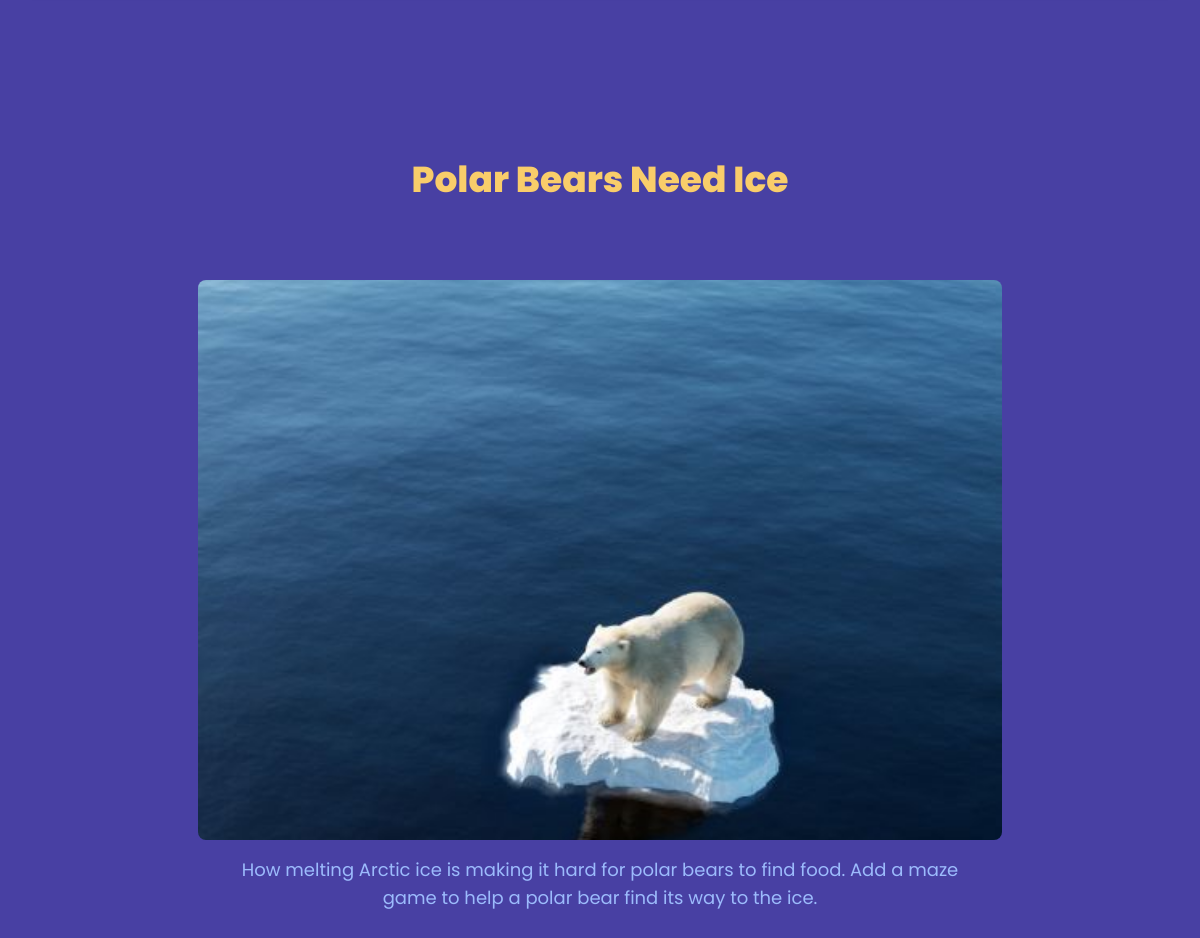
The page /articles/animals-and-climate-change/subtopics/3/ on the database as committed earlier.
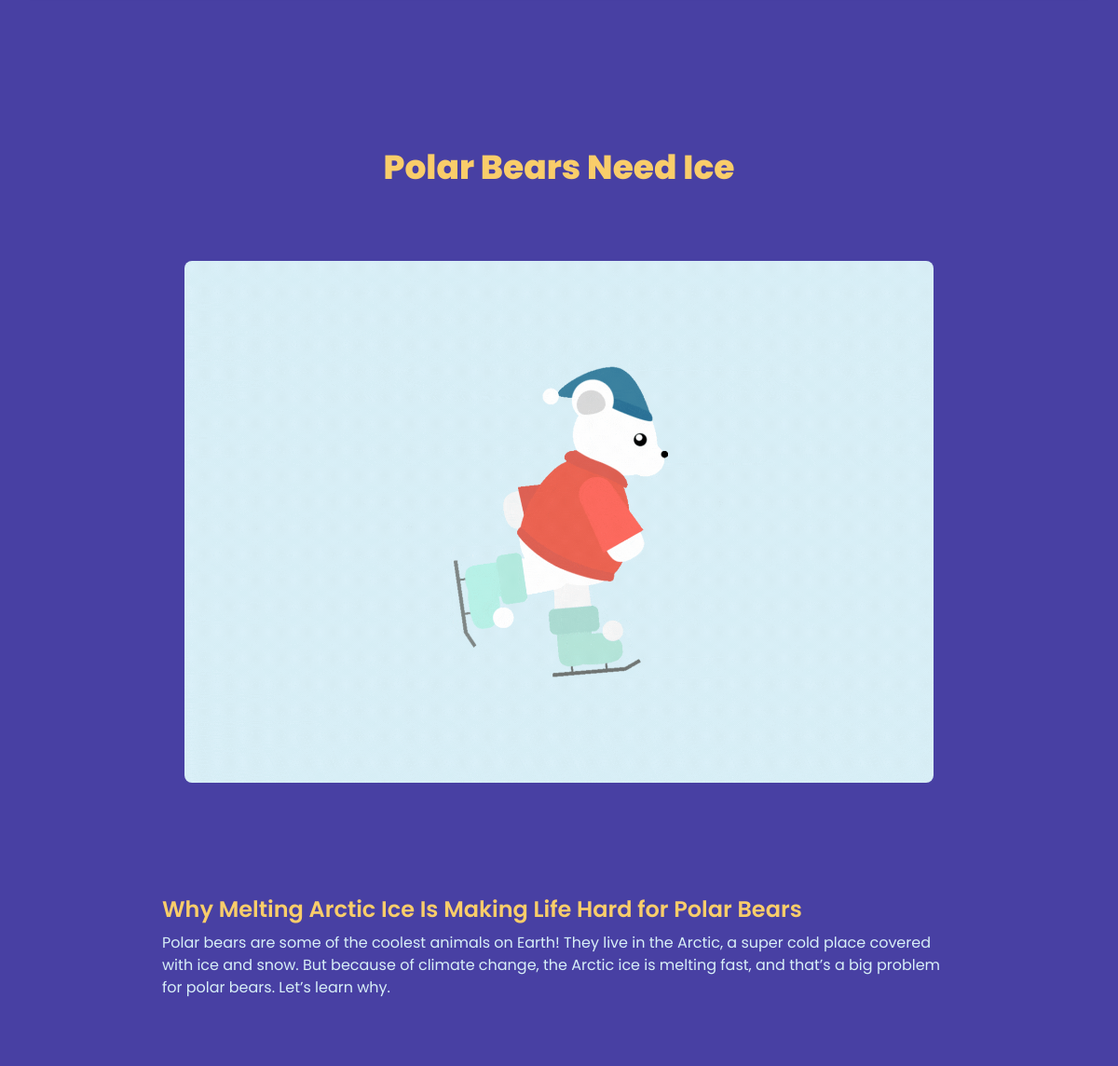
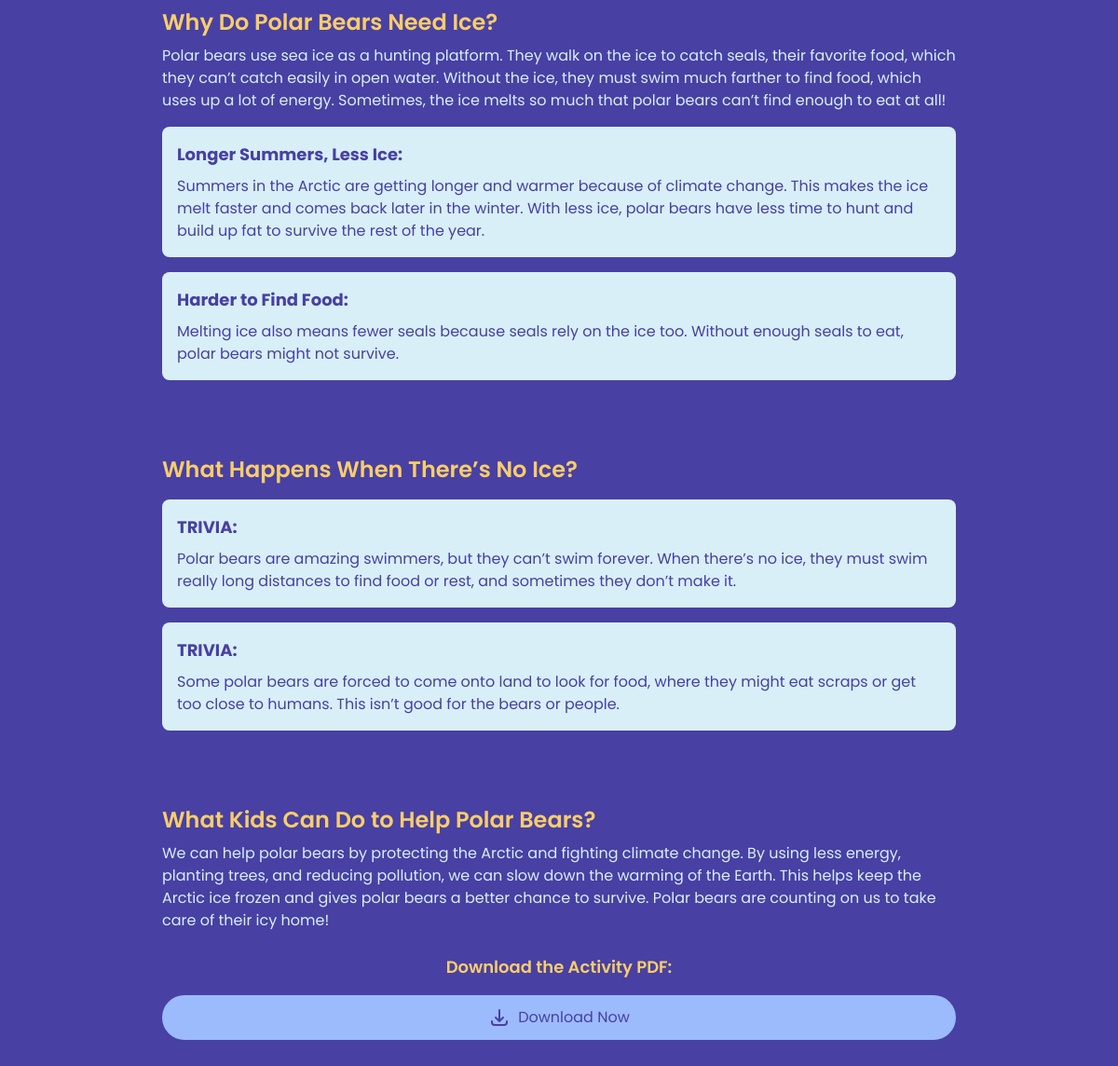
The same page on the database as committed later (2 pictures, top to bottom).
### myapp/models.py (models this page shows, shortened)
class Subtopic(models.Model):
    article = models.ForeignKey(Article, on_delete=models.CASCADE, related_name='subtopics')
    title = models.CharField(max_length=255)
    description = models.TextField(blank=True, null=True)
    image = models.ImageField(upload_to='subtopics/images/', blank=True, null=True)  # Add image field

class Activity(models.Model):
    subtopic = models.ForeignKey(Subtopic, on_delete=models.CASCADE, related_name='activities')
    title = models.CharField(max_length=255)
    description = models.TextField(blank=True, null=True)

class ActivityContent(models.Model):
    ACTIVITY_TYPES = [
        ('game', 'Game'),
        ('quiz', 'Quiz'),
        ('discussion', 'Discussion'),
    ]
    activity = models.ForeignKey(Activity, on_delete=models.CASCADE, related_name='contents')
    activity_type = models.CharField(max_length=50, choices=ACTIVITY_TYPES, default='game')
    title = models.CharField(max_length=255)
    content = RichTextField()
    image = models.ImageField(upload_to='activities/images/', blank=True, null=True)

### myapp/views.py (the view)
def subtopic_detail(request, article_slug, subtopic_id):
    article = get_object_or_404(Article, slug=article_slug)
    subtopic = get_object_or_404(Subtopic, id=subtopic_id, article=article)
    activities = subtopic.activities.all()
    return render(request, 'subtopic_detail.html', {
        'article': article,
        'subtopic': subtopic,
        'activities': activities
    })

### myapp/templates/subtopic_detail.html
{% extends 'base.html' %} {% block content %}
<div class="flex flex-col items-center py-10 md:py-20">
  <section class="w-full h-full flex flex-col items-center justify-center">
    <h2
      class="text-3xl sm:text-4xl font-extrabold text-[#F9CD6A] pt-20 mb-8 text-center"
    >
      {{ subtopic.title }}
    </h2>
    <div
      class="flex flex-col items-center justify-center w-full md:w-3/4 md:p-8"
    >
      <div class="rounded-md p-4">
        <img
          src="{{ subtopic.image.url }}"
          alt="{{ subtopic.title }}"
          class="w-full h-[35rem] object-cover rounded-lg"
        />
        <p class="text-lg text-center text-[#9CBBFC] mt-4 px-4">
          {{ subtopic.description }}
        </p>
      </div>
    </div>
    {% for activity in activities %}
    <div class="mt-8 p-6 w-full md:w-3/4">
      <h3 class="text-2xl font-semibold text-[#F9CD6A]">
        {{ activity.title }}
      </h3>
      <p class="text-[#D8EFF7] mt-2">{{ activity.description }}</p>
      {% for content in activity.contents.all %}
      <div class="content-block mt-4 p-4 bg-[#D8EFF7] rounded-lg">
        <p class="text-lg font-bold text-[#4840A3]">{{ content.title }}</p>
        <div class="mt-2 text-[#4840A3]">
          {% if content.activity_type == 'game' %}
          <div class="game-content">{{ content.content|safe }}</div>
          {% else %}
          <div>{{ content.content|safe }}</div>
          {% endif %}
        </div>
      </div>
      {% endfor %}
      {% if activity.pdfs.exists %}
      <div class="mt-6 text-center">
        <p class="text-lg font-semibold text-[#F9CD6A] mb-4">
          Download the Activity PDF:
        </p>
        <a
          href="{{ activity.pdfs.first.pdf_file.url }}"
          class="inline-block bg-[#9CBBFC] text-[#4840A3] py-3 px-6 rounded-full hover:bg-[#F9CD6A] hover:text-[#4840A3] transition duration-300 flex items-center justify-center transform hover:scale-100"
        >
          <svg
            xmlns="http://www.w3.org/2000/svg"
            class="h-6 w-6 mr-2"
            fill="none"
            viewBox="0 0 24 24"
            stroke="currentColor"
          >
            <path
              stroke-linecap="round"
              stroke-linejoin="round"
              stroke-width="2"
              d="M4 16v1a3 3 0 003 3h10a3 3 0 003-3v-1m-4-4l-4 4m0 0l-4-4m4 4V4"
            />
          </svg>
          Download Now
        </a>
      </div>
      {% endif %}
    </div>
    {% endfor %}
  </section>
</div>
{% endblock %}

Rows that differ between the two databases and show on the page:
changed Subtopic "Polar Bears Need Ice": image: a different picture; description "How melting Arctic ice is making it hard for polar bears to find food. Add a maze game to help a polar bear find its way to the ice." → (not shown)
added Activity: title "Why Melting Arctic Ice Is Making Life Hard for Polar Bears", description "Polar bears are some of the coolest animals on Earth! They live in the Arctic, a super cold place covered with ice and snow. But because of climate change, the Arctic ice is melting fast, and that’s a big problem for polar bears. Let’s learn why."
added Activity: title "Why Do Polar Bears Need Ice?", description "Polar bears use sea ice as a hunting platform. They walk on the ice to catch seals, their favorite food, which they can’t catch easily in open water. Without the ice, they must swim much farther to find food, which uses up a lot of energy. Sometimes, the ice melts so much that polar bears can’t find enough to eat at all!"
added ActivityContent: title "Longer Summers, Less Ice:", content "Summers in the Arctic are getting longer and warmer because of climate change. This makes the ice melt faster and comes back later in the winter. With less ice, polar bears have less time to hunt and build up fat to survive the rest of the year.", shown under "Why Do Polar Bears Need Ice?"
added ActivityContent: title "Harder to Find Food:", content "Melting ice also means fewer seals because seals rely on the ice too. Without enough seals to eat, polar bears might not survive.", shown under "Why Do Polar Bears Need Ice?"
added Activity: title "What Happens When There’s No Ice?"
added ActivityContent: title "TRIVIA:", content "Polar bears are amazing swimmers, but they can’t swim forever. When there’s no ice, they must swim really long distances to find food or rest, and sometimes they don’t make it.", shown under "What Happens When There’s No Ice?"
added ActivityContent: title "TRIVIA:", content "Some polar bears are forced to come onto land to look for food, where they might eat scraps or get too close to humans. This isn’t good for the bears or people.", shown under "What Happens When There’s No Ice?"
added Activity: title "What Kids Can Do to Help Polar Bears?", description "We can help polar bears by protecting the Arctic and fighting climate change. By using less energy, planting trees, and reducing pollution, we can slow down the warming of the Earth. This helps keep the Arctic ice frozen and gives polar bears a better chance to survive. Polar bears are counting on us to take care of their icy home!"
